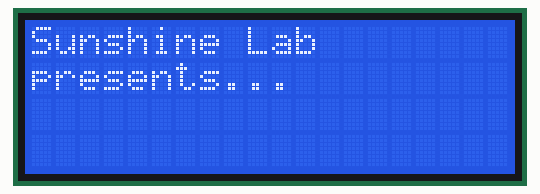
Recording of a sketch running on a simulated Arduino Uno, built with avr-gcc and run on an emulated ATmega328P. On the bench: 20×4 character LCD. Random numbers use the default seed unless the sketch sets one.

Above: at 0.2 s.
At 5.24 s:
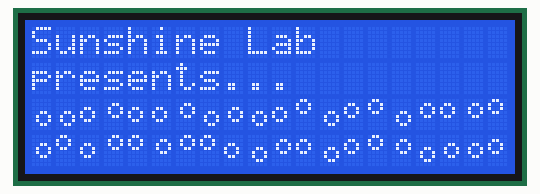
At 10.16 s:
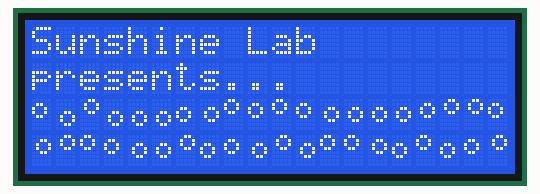
At 19.99 s:
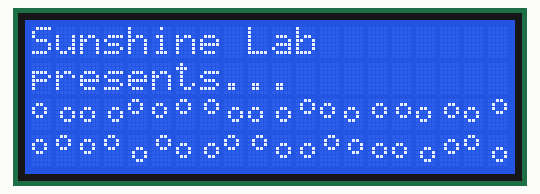
At 29.82 s:
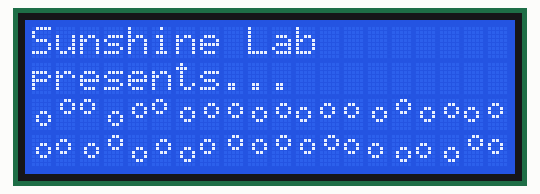
At 39.65 s:
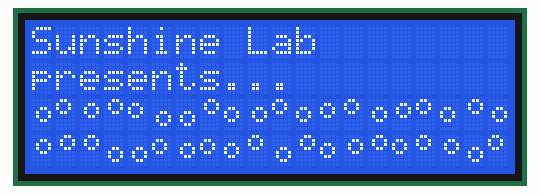

The sketch:

i2c_sainsmart_lcd.ino
```cpp
// (licence header left out)
#include <Wire.h>
#include <LCD.h>
#include <LiquidCrystal_I2C.h>

#define I2C_ADDR    0x27  // Define I2C Address where the SainSmart LCD is
//0x27 . or 0x3F
#define BACKLIGHT_PIN     3
#define En_pin  2
#define Rw_pin  1
#define Rs_pin  0
#define D4_pin  4
#define D5_pin  5
#define D6_pin  6
#define D7_pin  7

LiquidCrystal_I2C  lcd(I2C_ADDR,En_pin,Rw_pin,Rs_pin,D4_pin,D5_pin,D6_pin,D7_pin);

// Creat a set of new characters
const uint8_t charBitmap[][8] = {
   { 0xc, 0x12, 0x12, 0xc, 0, 0, 0, 0 },
   { 0x6, 0x9, 0x9, 0x6, 0, 0, 0, 0 },
   { 0x0, 0x6, 0x9, 0x9, 0x6, 0, 0, 0x0 },
   { 0x0, 0xc, 0x12, 0x12, 0xc, 0, 0, 0x0 },
   { 0x0, 0x0, 0xc, 0x12, 0x12, 0xc, 0, 0x0 },
   { 0x0, 0x0, 0x6, 0x9, 0x9, 0x6, 0, 0x0 },
   { 0x0, 0x0, 0x0, 0x6, 0x9, 0x9, 0x6, 0x0 },
   { 0x0, 0x0, 0x0, 0xc, 0x12, 0x12, 0xc, 0x0 }

};

void setup()
{
   int charBitmapSize = (sizeof(charBitmap ) / sizeof (charBitmap[0]));

 //lcd.begin (16,2);
 lcd.begin (20,4);

 // Switch on the backlight
 lcd.setBacklightPin(BACKLIGHT_PIN,POSITIVE);
 lcd.setBacklight(HIGH);

 //alt method doeesnt work
 // Switch on the backlight
 //pinMode ( BACKLIGHT_PIN, OUTPUT );
 //digitalWrite ( BACKLIGHT_PIN, HIGH );


  for ( int i = 0; i < charBitmapSize; i++ )
   {
      lcd.createChar ( i, (uint8_t *)charBitmap[i] );
   }

 // Position cursor and write some text
 lcd.home ();                   // go to the first line, first character
 lcd.print("Sunshine Lab");
 lcd.setCursor ( 0, 1 );        // go to the 2nd line
 lcd.print("presents...");
delay ( 1000 );
}

void loop()
{
  lcd.home ();
  lcd.setCursor ( 0, 2 );
   // Do a little animation by writing to the same location
   for ( int i = 2; i < 4; i++ )
   {
      for ( int j = 0; j < 20; j++ )
      {
         lcd.print (char(random(7)));
      }
      lcd.setCursor ( 0, 3 );
   }
   delay (200);
}
```
